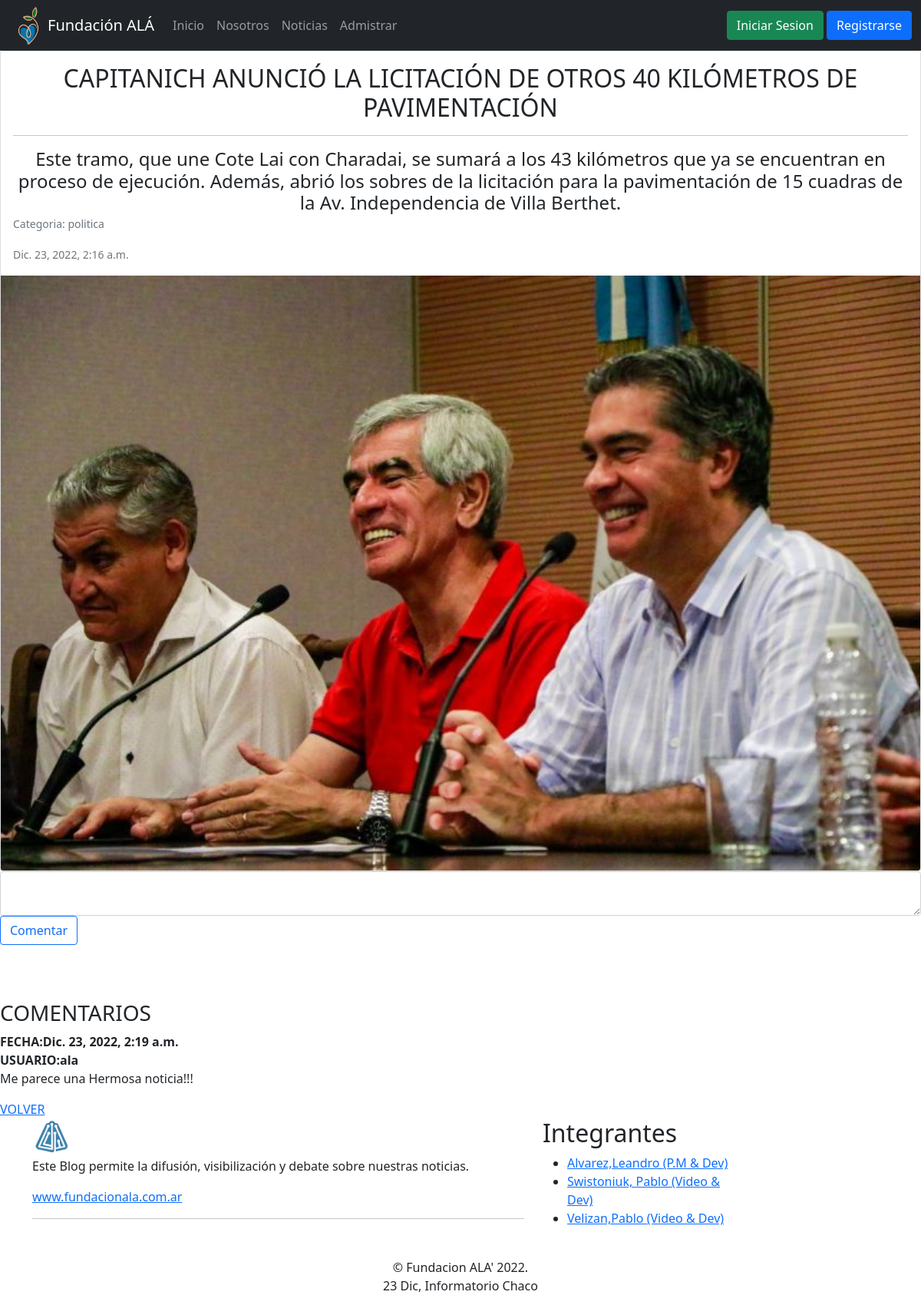
The app's page /Noticias/Detalle/9 with its own data.
### apps/noticias/models.py (models this page shows, shortened)
class Noticia(models.Model):
	titulo = models.CharField(max_length = 150)
	cuerpo = models.TextField()
	imagen = models.ImageField(upload_to = 'noticias')
	categoria_noticia = models.ForeignKey(Categoria, on_delete = models.CASCADE)
	fecha = models.DateTimeField(auto_now_add=True)

class Categoria(models.Model):
	nombre = models.CharField(max_length = 60)
	def __str__(self):
		return self.nombre

class Comentario(models.Model):
	usuario = models.ForeignKey(Usuario, on_delete = models.CASCADE)
	texto = models.TextField(max_length = 1500)
	noticia = models.ForeignKey(Noticia, on_delete = models.CASCADE)
	fecha = models.DateTimeField(auto_now_add=True)

### apps/usuarios/models.py (models this page shows)
class Usuario(AbstractUser):
	pass

### apps/noticias/views.py (the view)
# urls.py: path('Detalle/<int:pk>', views.Detalle_Noticias, name = 'detalle'),
def Detalle_Noticias(request, pk):
	contexto = {}
	n = Noticia.objects.get(pk = pk) #RETORNA SOLO UN OBEJTO
	contexto['noticia'] = n
	c = Comentario.objects.filter(noticia = n)
	contexto['comentarios'] = c
	return render(request, 'noticias/detalle.html',contexto)

### templates/noticias/detalle.html (shortened to what this page needs)
{% extends 'base.html' %}
{% load static %}
{% block contenido %}
<div class="card">
	<div class="card-body">
		<center>
			<h2 class="card-title">{{noticia.titulo}}</h2>
			<hr>
			<h4 class="card-text" >{{noticia.cuerpo}}</h4>
		</center>
		<p class="card-text"><small class="text-muted">Categoria: {{noticia.categoria_noticia}}</small></p>
		<p class="card-text"><small class="text-muted">{{noticia.fecha}}</small></p>
	</div>
	<img src="{{noticia.imagen.url}}" class="card-img-bottom" alt="...">
</div>
			<form method="POST" action="{% url 'noticias:comentar' %}">{% csrf_token %}
			<div class="form-floating">
				<textarea class="form-control" name="comentario" maxlength="1500" width='50px'></textarea>
			  </div>
			<button type="submit"  value="Comentar" class="btn btn-outline-primary">Comentar</button>
		</form>
		<br><br><br>
		<h3>COMENTARIOS</h3>
		{% for com in comentarios %}
		<strong>FECHA:{{com.fecha}}</strong><br>
		<strong>USUARIO:{{com.usuario}}</strong><br>
		<p>{{com.texto}}</p>
		{% endfor %}
		<a href="{% url 'noticias:listar' %}">VOLVER</a>
{% endblock contenido %}

### records on screen
Noticia: titulo "CAPITANICH ANUNCIÓ LA LICITACIÓN DE OTROS 40 KILÓMETROS DE PAVIMENTACIÓN", cuerpo "Este tramo, que une Cote Lai con Charadai, se sumará a los 43 kilómetros que ya se encuentran en proceso de ejecución. Además, abrió los sobres de la licitación para la pavimentación de 15 cuadras de la Av. Independencia de Villa Berthet.", categoria_noticia "politica", fecha "Dic. 23, 2022, 2:16 a.m.", imagen (picture)
Comentario: fecha "Dic. 23, 2022, 2:19 a.m.", usuario "ala", texto "Me parece una Hermosa noticia!!!"
